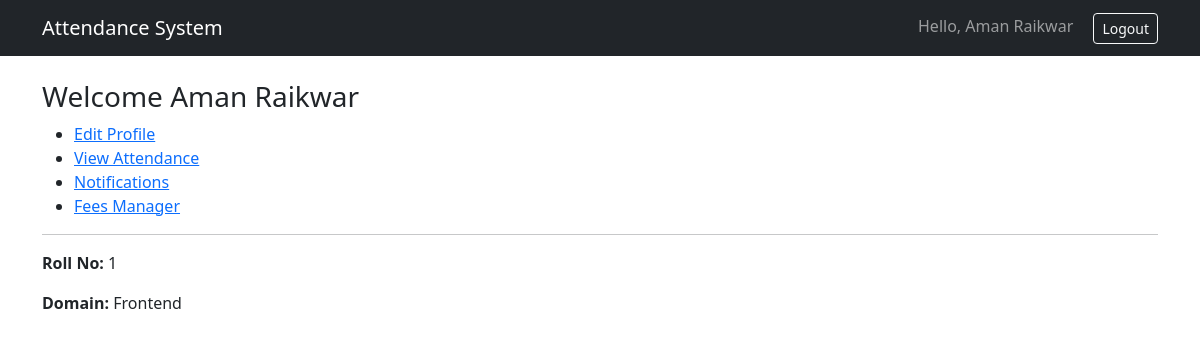
The page /accounts/student/dashboard/ (signed in) on the database its author committed.
### accounts/models.py (models this page shows, shortened)
class StudentProfile(models.Model):
    user = models.OneToOneField(User, on_delete=models.CASCADE)
    roll_no = models.IntegerField(unique=True, validators=[roll_no_validator])
    phone = models.CharField(max_length=20,blank=True, null=True, validators=[phone_validator])
    city = models.CharField(max_length=50,blank=True,null=True)
    address = models.TextField(blank=True,null=True)
    pincode = models.CharField(max_length=10,blank=True,null=True, validators=[pincode_validator])
    dob = models.DateField(blank=True,null=True)
    last_qualification = models.CharField(max_length=100,blank=True,null=True)
    domain = models.CharField(max_length=50,blank=True,null=True)
    joining_date = models.DateField(blank=True,null=True,validators=[validate_not_future])
    photo = models.ImageField(upload_to='student_photos/',blank=True,null=True)
    is_active = models.BooleanField(default=True)
    added_by = models.ForeignKey(ManagerProfile, on_delete=models.SET_NULL,null=True,blank=True)
    is_placed = models.BooleanField(default=False)

### accounts/decorators.py (the view)
    def wrapper(request,*args,**kwargs):
        if hasattr(request.user,'studentprofile'):
            return view_func(request,*args,**kwargs)
        else:
            return redirect('manager_dashboard')

### accounts/views.py (called while the page is built)
@login_required
@student_required
def student_dashboard(request):
    student = get_object_or_404(StudentProfile,user=request.user)
    return render(request,'student/dashboard.html',{
        'student':student
    })

### templates/student/dashboard.html (shortened to what this page needs)
{% extends 'base.html' %}
{% block content %}
<h3>Welcome {{ student.user.first_name }}</h3>
<ul>
    <li><a href="{% url 'edit_student_profile' %}">Edit Profile</a></li>
    <li><a href="{% url 'student_view_attendance' %}">View Attendance</a></li>
    <li><a href="{% url "notification_view" %}">Notifications</a></li>
    <li><a href="{% url "student_view_fees" %}">Fees Manager</a></li>
</ul>
<hr>
<p><strong>Roll No:</strong> {{ student.roll_no }}</p>
<p><strong>Domain:</strong> {{ student.domain }}</p>
{% endblock %}

### templates/base.html (shortened to what this page needs)
<!DOCTYPE html>
<html>
<head>
    <link href="https://cdn.jsdelivr.net/npm/bootstrap@5.3.2/dist/css/bootstrap.min.css" rel="stylesheet">
</head>
<body>
    <nav class="navbar navbar-expand-lg navbar-dark bg-dark mb-4">
        <div class="container">
            <a class="navbar-brand" href="/">Attendance System</a>
            <div>
                {% if user.is_authenticated %}
                {% if not user.is_superuser %}
                <span class="navbar-text me-3">Hello, {{ user.first_name }}</span>
                <a class="btn btn-outline-light btn-sm" href="{% url 'logout' %}">Logout</a>
                {% endif %}
                {% endif %}
            </div>
        </div>
    </nav>
    <div class="container">
        {% block content %}{% endblock %}
    </div>
</body>
</html>

### rows shown on the page
StudentProfile: user.first_name "Aman Raikwar", roll_no "1", domain "Frontend"

### other values the page prints
{{ user.first_name }} "Aman Raikwar"
